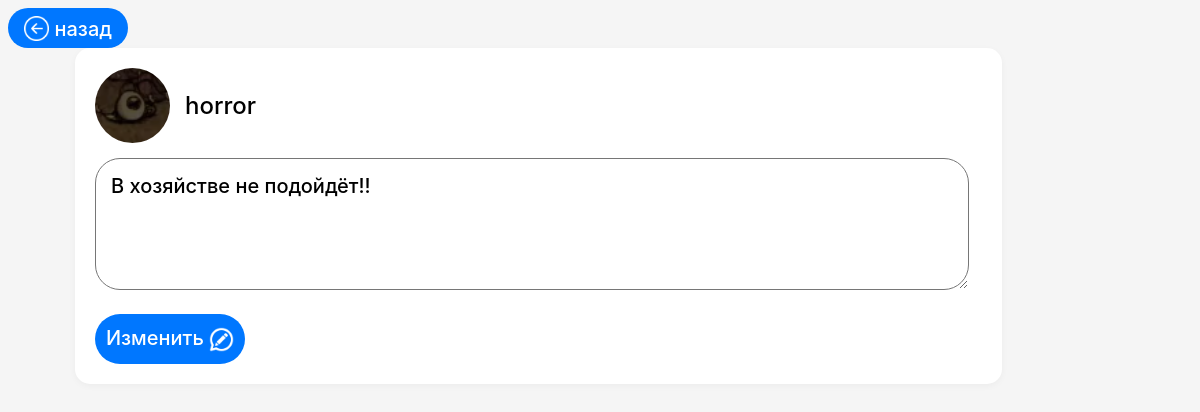
Page /keychain/22/edit_comment/38?from=user_info (signed in) on the committed database.
### brelki/models.py (models this page shows)
class User(AbstractBaseUser):
    id = models.IntegerField(primary_key=True)
    login = models.CharField(max_length=30, unique=True)
    email = models.EmailField(max_length=30)
    password = models.CharField(max_length=200)
    reg_date = models.DateTimeField(auto_now=True)
    telephone_number = models.CharField(max_length=12, validators=[validate_phone])
    user_img = models.ImageField(upload_to='brelki/uploaded_images/user_images')
    USERNAME_FIELD = "login"
    EMAIL_FIELD = 'email'
    REQUIRED_FIELDS = ('id', 'email', 'password', 'reg_date')
    from django.contrib.auth.models import UserManager
    objects = UserManager()
    class Meta:
        db_table = 'users'

class Comment(models.Model):
    id = models.IntegerField(primary_key=True)
    content = models.CharField(max_length=250)
    user = models.ForeignKey(User, db_column='user_id', on_delete=models.CASCADE)
    keychain = models.ForeignKey(Keychain, db_column='keychain_id', on_delete=models.CASCADE)
    create_date = models.DateTimeField(auto_now=True)
    class Meta:
        db_table = 'comments'

### brelki/views.py (the view)
# urls.py: path('keychain/<int:keychain_id>/edit_comment/<int:edited_comment_id>', views.edit_comment),
@login_required
def edit_comment(request, keychain_id, edited_comment_id):
    user = User.objects.get(id=request.user.id)
    try:
        origin_page = request.GET['from']
    except MultiValueDictKeyError:
        origin_page = 'undefined'
    try:
        comment = Comment.objects.get(id=edited_comment_id)
    except ObjectDoesNotExist:
        return HttpResponse('Такого комментария не существует', status=404)
    if comment.user.id != user.id:
        raise PermissionDenied()
    if request.method == 'POST':
        form_content = EditCommentForm(request.POST, initial={'content': comment.content})
        if form_content.is_valid():
            edited_comment = comment
            comment_user_id = comment.user.id
            edited_comment.content = request.POST['content']
            edited_comment.save()
            if origin_page == 'keychain':
                return redirect('/keychain/' + str(keychain_id) + '#comments')
            elif origin_page == 'user_info':
                return redirect('/user_info/' + str(comment_user_id) + '#user_comments')
            else:
                return redirect('/')
        else:
            return HttpResponse(render(request, 'edit_comment.html', {"edit_comment_form": form_content,
                                                                      "user": user}))
    else:
        edit_comment_form = EditCommentForm(initial={'content': comment.content})
        return HttpResponse(render(request, 'edit_comment.html', {"edit_comment_form": edit_comment_form,
                                                                  "user": user}))

### brelki/forms.py
class EditCommentForm(ModelForm):
    content_errors = {
        'required': 'Поле не должно быть пустым'
    }
    content = forms.CharField(widget=forms.Textarea(attrs={'class': 'textarea-input'}),
                              error_messages=content_errors,
                              validators=[MinLengthValidator(2, 'Слишком короткий комментарий'),
                                          MaxLengthValidator(250, 'Слишком длинный комментарий')])
    class Meta:
        model = models.Comment
        fields = ['content']

### templates/edit_comment.html (shortened to what this page needs)
{% load static %}
<!DOCTYPE html>
<html lang="ru">
<head>
    <link rel="stylesheet" href="{% static 'css/style.css' %}">
</head>
<body>
    {% include 'back_button.html' %}
    <div class="edit-comment-container">
        <div class="comment-content">
            <div class="comment-block">
                <form method="POST" enctype="multipart/form-data">
                <div class="commenting-user">
                    <img src="/{{ user.user_img }}" width="50px" height="50px" class="user-avatar" id="user-avatar">
                    <h2>{{ user.login }}</h2>
                </div>
                {{ edit_comment_form.content }}
                <button type="submit" class="submit-button" style="width: 150px">
                    Изменить
                    <img src="{% static 'img/edit_comment.png' %}" width="25px" height="25px">
                </button>
                </form>
            </div>
        </div>
    </div>
</body>
</html>

### brelki/static/css/style.css (style rules this page uses)
body { font-family: "Inter Medium", sans-serif; background-color: whitesmoke; }
.user-avatar { border-radius: 50%; object-fit: cover; width: 75px; height: 75px; }
.submit-button { font-size: 20px; font-family: "Inter Medium", sans-serif; width: 300px; height: 50px; color: white; background-color: #0077FF; border: none; border-radius: 25px; cursor: pointer; }
.submit-button > img { vertical-align: middle; }
.comment-block { display: flex; flex-direction: column; padding: 20px; border-color: black; border-radius: 15px; background-color: #fff; box-shadow: 0 2px 7px 0 rgba(0, 0, 0, .04); max-width: 1440px; }
.comment-block form { margin-bottom: 0; }
.comment-content { display: flex; flex-direction: row; justify-content: start; align-items: center; gap: 15px; }
.textarea-input { font-family: "Inter Medium", sans-serif; font-size: 20px; width: 95%; height: 100px; border-radius: 25px; padding: 15px; margin-bottom: 20px; }
.commenting-user { display: inline-flex; flex-direction: row; align-items: center; gap: 15px; width: auto; margin-bottom: 15px; }
.edit-comment-container { max-width: 1050px; margin-left: auto; margin-right: auto; }
button { cursor: pointer; }

### rows in the picture
User: user_img (picture), login "horror"
Comment: content "В хозяйстве не подойдёт!!"
